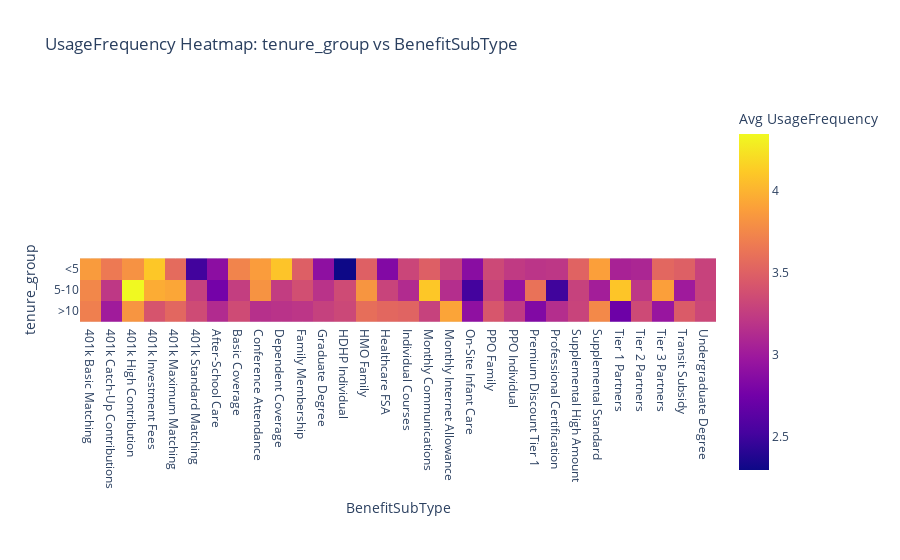
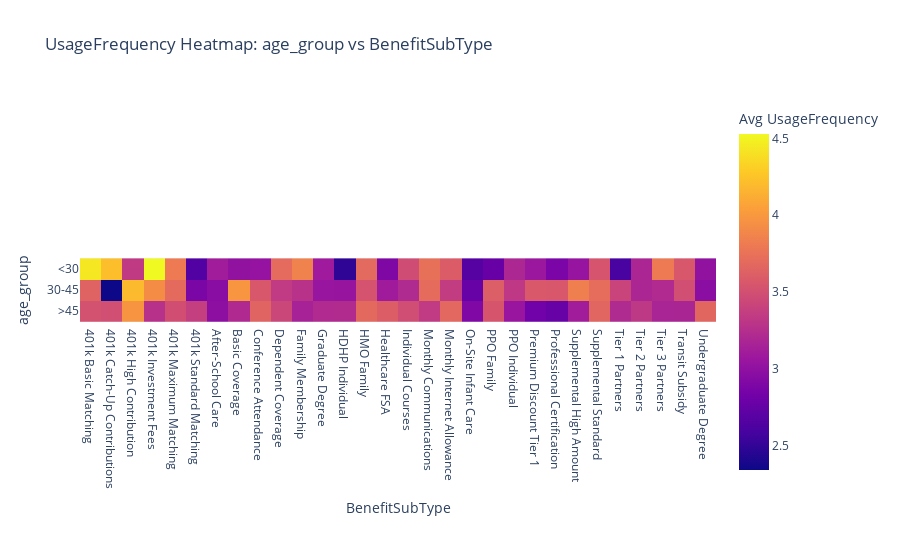
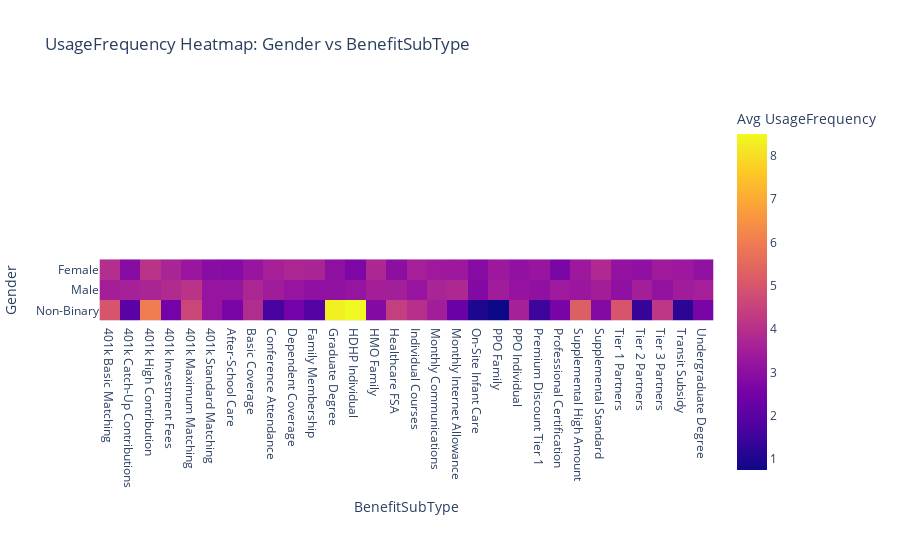

Notebook cell for these charts, in order:
### Code cell
# Heatmap: UsageFrequency by Demographic Feature and Benefit Subtype
import plotly.express as px
for feature in ['tenure_group', 'age_group', 'Gender', 'Department']:
    heatmap_data = merged.groupby([feature, 'BenefitSubType'])['UsageFrequency'].mean().unstack()
    fig = px.imshow(heatmap_data, labels=dict(x='BenefitSubType', y=feature, color='Avg UsageFrequency'), title=f'UsageFrequency Heatmap: {feature} vs BenefitSubType')
    fig.show()

### Figure 1 — Plotly figure (JSON) as saved in the notebook; plotly's stock layout.template omitted (floating-point values rounded to 4 significant figures)
{"data": [{"coloraxis": "coloraxis", "hovertemplate": "BenefitSubType: %{x}<br>tenure_group: %{y}<br>Avg UsageFrequency: %{z}<extra></extra>", "name": "0", "type": "heatmap", "x": ["401k Basic Matching", "401k Catch-Up Contributions", "401k High Contribution", "401k Investment Fees", "401k Maximum Matching", "401k Standard Matching", "After-School Care", "Basic Coverage", "Conference Attendance", "Dependent Coverage", "Family Membership", "Graduate Degree", "HDHP Individual", "HMO Family", "Healthcare FSA", "Individual Courses", "Monthly Communications", "Monthly Internet Allowance", "On-Site Infant Care", "PPO Family", "PPO Individual", "Premium Discount Tier 1", "Professional Certification", "Supplemental High Amount", "Supplemental Standard", "Tier 1 Partners", "Tier 2 Partners", "Tier 3 Partners", "Transit Subsidy", "Undergraduate Degree"], "xaxis": "x", "y": ["<5", "5-10", ">10"], "yaxis": "y", "z": [[3.865, 3.662, 3.814, 4.105, 3.57, 2.509, 2.892, 3.727, 3.876, 4.086, 3.49, 2.906, 2.298, 3.5, 2.838, 3.318, 3.489, 3.279, 2.88, 3.337, 3.233, 3.193, 3.207, 3.519, 3.89, 3.062, 3.086, 3.543, 3.495, 3.291], [3.75, 3.216, 4.347, 3.962, 3.931, 3.277, 2.765, 3.258, 3.818, 3.254, 3.377, 3.179, 3.354, 3.833, 3.304, 3.125, 4.103, 3.147, 2.519, 3.294, 2.942, 3.62, 2.5, 3.286, 3.029, 4.094, 3.211, 3.889, 3.0, 3.293], [3.702, 3.011, 3.831, 3.418, 3.542, 3.348, 3.123, 3.35, 3.162, 3.181, 3.199, 3.28, 3.329, 3.594, 3.547, 3.525, 3.286, 3.918, 2.91, 3.429, 3.23, 2.837, 3.145, 3.299, 3.759, 2.729, 3.346, 2.957, 3.463, 3.324]]}], "layout": {"coloraxis": {"colorbar": {"title": {"text": "Avg UsageFrequency"}}, "colorscale": [[0, "#0d0887"], [0.1111, "#46039f"], [0.2222, "#7201a8"], [0.3333, "#9c179e"], [0.4444, "#bd3786"], [0.5556, "#d8576b"], [0.6667, "#ed7953"], [0.7778, "#fb9f3a"], [0.8889, "#fdca26"], [1, "#f0f921"]]}, "title": {"text": "UsageFrequency Heatmap: tenure_group vs BenefitSubType"}, "xaxis": {"anchor": "y", "constrain": "domain", "domain": [0, 1], "scaleanchor": "y", "title": {"text": "BenefitSubType"}}, "yaxis": {"anchor": "x", "autorange": "reversed", "constrain": "domain", "domain": [0, 1], "title": {"text": "tenure_group"}}}}

### Figure 2 — Plotly figure (JSON) as saved in the notebook; plotly's stock layout.template omitted (floating-point values rounded to 4 significant figures)
{"data": [{"coloraxis": "coloraxis", "hovertemplate": "BenefitSubType: %{x}<br>age_group: %{y}<br>Avg UsageFrequency: %{z}<extra></extra>", "name": "0", "type": "heatmap", "x": ["401k Basic Matching", "401k Catch-Up Contributions", "401k High Contribution", "401k Investment Fees", "401k Maximum Matching", "401k Standard Matching", "After-School Care", "Basic Coverage", "Conference Attendance", "Dependent Coverage", "Family Membership", "Graduate Degree", "HDHP Individual", "HMO Family", "Healthcare FSA", "Individual Courses", "Monthly Communications", "Monthly Internet Allowance", "On-Site Infant Care", "PPO Family", "PPO Individual", "Premium Discount Tier 1", "Professional Certification", "Supplemental High Amount", "Supplemental Standard", "Tier 1 Partners", "Tier 2 Partners", "Tier 3 Partners", "Transit Subsidy", "Undergraduate Degree"], "xaxis": "x", "y": ["<30", "30-45", ">45"], "yaxis": "y", "z": [[4.439, 4.22, 3.339, 4.529, 3.808, 2.653, 3.107, 3.014, 3.031, 3.696, 3.855, 3.091, 2.485, 3.689, 2.903, 3.477, 3.734, 3.596, 2.675, 2.767, 3.193, 3.067, 2.877, 3.036, 3.534, 2.603, 3.185, 3.803, 3.556, 3.013], [3.64, 2.342, 4.193, 3.923, 3.695, 2.88, 2.958, 3.977, 3.555, 3.341, 3.276, 3.043, 3.043, 3.525, 3.098, 3.22, 3.703, 3.355, 2.761, 3.605, 3.323, 3.562, 3.557, 3.838, 3.715, 3.414, 3.185, 3.218, 3.496, 2.97], [3.515, 3.497, 3.971, 3.271, 3.49, 3.375, 2.977, 3.211, 3.646, 3.434, 3.152, 3.217, 3.223, 3.689, 3.603, 3.484, 3.341, 3.681, 2.909, 3.541, 3.053, 2.822, 2.761, 3.108, 3.657, 3.221, 3.326, 3.168, 3.174, 3.665]]}], "layout": {"coloraxis": {"colorbar": {"title": {"text": "Avg UsageFrequency"}}, "colorscale": [[0, "#0d0887"], [0.1111, "#46039f"], [0.2222, "#7201a8"], [0.3333, "#9c179e"], [0.4444, "#bd3786"], [0.5556, "#d8576b"], [0.6667, "#ed7953"], [0.7778, "#fb9f3a"], [0.8889, "#fdca26"], [1, "#f0f921"]]}, "title": {"text": "UsageFrequency Heatmap: age_group vs BenefitSubType"}, "xaxis": {"anchor": "y", "constrain": "domain", "domain": [0, 1], "scaleanchor": "y", "title": {"text": "BenefitSubType"}}, "yaxis": {"anchor": "x", "autorange": "reversed", "constrain": "domain", "domain": [0, 1], "title": {"text": "age_group"}}}}

### Figure 3 — Plotly figure (JSON) as saved in the notebook; plotly's stock layout.template omitted (floating-point values rounded to 4 significant figures)
{"data": [{"coloraxis": "coloraxis", "hovertemplate": "BenefitSubType: %{x}<br>Gender: %{y}<br>Avg UsageFrequency: %{z}<extra></extra>", "name": "0", "type": "heatmap", "x": ["401k Basic Matching", "401k Catch-Up Contributions", "401k High Contribution", "401k Investment Fees", "401k Maximum Matching", "401k Standard Matching", "After-School Care", "Basic Coverage", "Conference Attendance", "Dependent Coverage", "Family Membership", "Graduate Degree", "HDHP Individual", "HMO Family", "Healthcare FSA", "Individual Courses", "Monthly Communications", "Monthly Internet Allowance", "On-Site Infant Care", "PPO Family", "PPO Individual", "Premium Discount Tier 1", "Professional Certification", "Supplemental High Amount", "Supplemental Standard", "Tier 1 Partners", "Tier 2 Partners", "Tier 3 Partners", "Transit Subsidy", "Undergraduate Degree"], "xaxis": "x", "y": ["Female", "Male", "Non-Binary"], "yaxis": "y", "z": [[3.954, 2.895, 4.083, 3.68, 3.284, 2.927, 2.858, 3.258, 3.573, 3.717, 3.684, 3.054, 2.696, 3.775, 3.006, 3.566, 3.4, 3.352, 2.86, 3.357, 3.106, 3.242, 2.655, 3.353, 3.821, 3.141, 3.068, 3.447, 3.349, 3.101], [3.534, 3.582, 3.703, 3.851, 4.082, 3.206, 3.198, 3.733, 3.459, 3.217, 3.081, 3.109, 3.197, 3.532, 3.523, 3.217, 3.678, 3.789, 2.793, 3.455, 3.192, 3.094, 3.401, 3.311, 3.506, 3.071, 3.518, 3.152, 3.466, 3.564], [5.0, 2.0, 6.0, 2.5, 4.6, 3.214, 2.615, 3.889, 1.667, 2.5, 1.889, 8.333, 8.5, 2.833, 4.4, 4.0, 3.5, 2.286, 1.0, 0.75, 3.6, 1.5, 2.6, 5.25, 2.833, 5.0, 1.364, 4.2, 1.2, 2.636]]}], "layout": {"coloraxis": {"colorbar": {"title": {"text": "Avg UsageFrequency"}}, "colorscale": [[0, "#0d0887"], [0.1111, "#46039f"], [0.2222, "#7201a8"], [0.3333, "#9c179e"], [0.4444, "#bd3786"], [0.5556, "#d8576b"], [0.6667, "#ed7953"], [0.7778, "#fb9f3a"], [0.8889, "#fdca26"], [1, "#f0f921"]]}, "title": {"text": "UsageFrequency Heatmap: Gender vs BenefitSubType"}, "xaxis": {"anchor": "y", "constrain": "domain", "domain": [0, 1], "scaleanchor": "y", "title": {"text": "BenefitSubType"}}, "yaxis": {"anchor": "x", "autorange": "reversed", "constrain": "domain", "domain": [0, 1], "title": {"text": "Gender"}}}}
